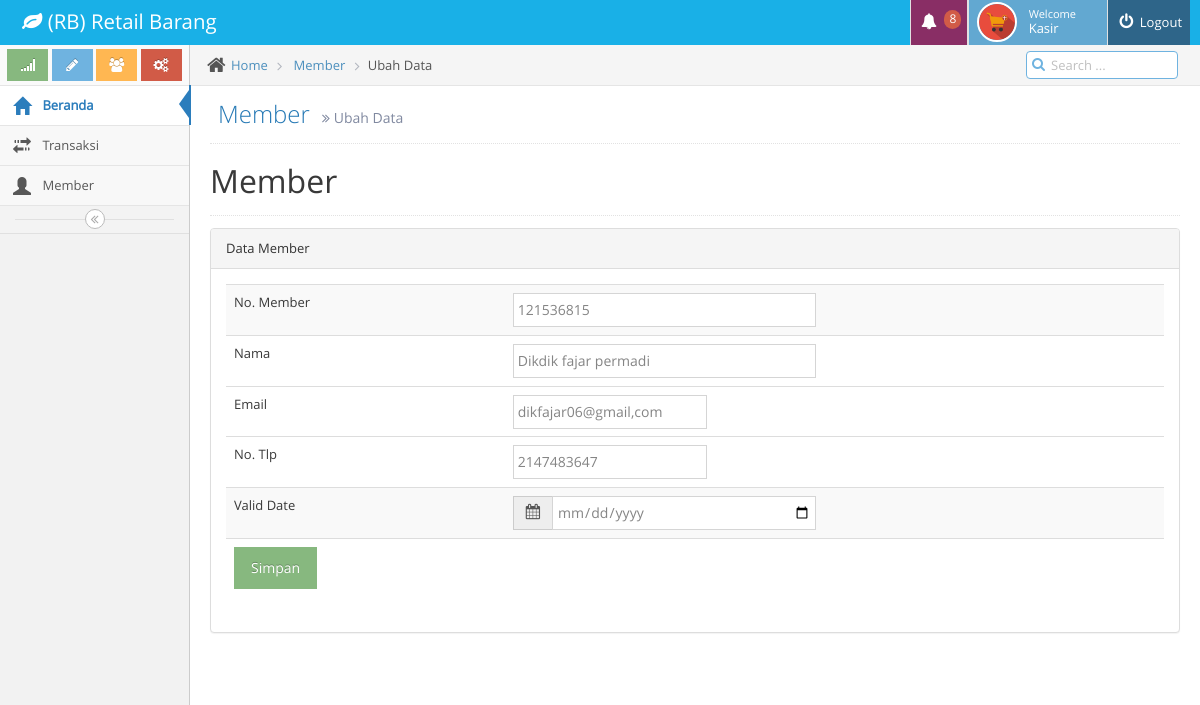
Screenshot of /member/edit/121536815 with the database file from the repository.
### tables this page shows
CREATE TABLE `member` (
  `member_no` int(20) NOT NULL,
  `email` varchar(30) NOT NULL,
  `nama` varchar(30) NOT NULL,
  `no_telepon` int(11) NOT NULL,
  `valid_date` date NOT NULL
);

### application/controllers/member.php (called while the page is built, shortened)
<?php
class Member extends CI_Controller {
    function __construct() {
        $this->load->model('m_member');
        $this->load->helper('url');
    }
    function edit($member_no) {
        $where = array('member_no' => $member_no);
        $data['member'] = $this->m_member->edit_data($where, 'member')->result();
        $this->load->view('member/vedit', $data);
    }
}

### index.php (called while the page is built, shortened)
<?php
require_once BASEPATH.'core/CodeIgniter.php';

### application/models/m_member.php (called while the page is built, shortened)
<?php
class M_member extends CI_Model {
    function edit_data($where, $table) {
        return $this->db->get_where($table, $where);
    }
}

### application/views/member/vedit.php (the view, shortened to what this page needs)
<div class="main-content">
    <div class="main-content-inner">
        <div class="breadcrumbs ace-save-state" id="breadcrumbs">
            <ul class="breadcrumb">
                <li>
                    <i class="ace-icon fa fa-home home-icon"></i>
                    <a href="<?= base_url("welcome/home"); ?>">Home</a>
                </li>
                <li>
                    <a href="<?= base_url("member/vmember"); ?>">Member</a>
                </li>
                <li class="active">Ubah Data</li>
            </ul>
            <div class="nav-search" id="nav-search">
                <form class="form-search">
                    <span class="input-icon">
                        <input type="text" placeholder="Search ..." class="nav-search-input" id="nav-search-input" autocomplete="off" />
                        <i class="ace-icon fa fa-search nav-search-icon"></i>
                    </span>
                </form>
            </div>
        </div>
        <div class="page-content">
            <div class="page-header">
                <h1>
                    Member
                    <small>
                        <i class="ace-icon fa fa-angle-double-right"></i>
                        Ubah Data
                    </small>
                </h1>
            </div>
            <div class="row">
                <div class="col-xs-12">
                    <div class="row">
                        <div class="col-xs-12">
                            <h1 class="page-header">Member</h1>
                        </div>
                    </div>
                    <div class="row">
                        <div class="col-lg-12">
                            <div class="panel panel-default">
                                <div class="panel-heading">
                                    Data Member
                                </div>
                                <div class="panel-body">
                                    <?php foreach ($member as $u) { ?>
                                        <form action="<?= base_url("member/update"); ?>" method="post">
                                            <table class="table table-striped">
                                                <tr>
                                                    <td>No. Member</td>
                                                    <td>
                                                        <div class="col-sm-6">
                                                            <input type="text" name="member_no" class="form-control" value="<?php echo $u->member_no ?>">
                                                        </div>
                                                    </td>
                                                </tr>
                                                <tr>
                                                    <td>Nama</td>
                                                    <td>
                                                        <div class="col-sm-6">
                                                            <input type="text" name="nama" class="form-control" value="<?php echo $u->nama ?>">
                                                        </div>
                                                    </td>
                                                </tr>
                                                <tr>
                                                    <td>Email</td>
                                                    <td>
                                                        <div class="col-sm-4">
                                                            <input type="text" name="email" class="form-control" value="<?php echo $u->email ?>">
                                                        </div>
                                                    </td>
                                                </tr>
                                                <tr>
                                                <tr>
                                                    <td>No. Tlp</td>
                                                    <td>
                                                        <div class="col-sm-4">
                                                            <input type="text" name="no_telepon" class="form-control" value="<?php echo $u->no_telepon ?>">
                                                        </div>
                                                    </td>
                                                </tr>
                                                <tr>
                                                    <td>Valid Date</td>
                                                    <td>
                                                        <div class="col-sm-6">
                                                            <div class="input-group">
                                                                <span class="input-group-addon">
                                                                    <i class="fa fa-calendar bigger-110"></i>
                                                                </span>
                                                                <input type="date" name="valid_date" class="form-control" id="id-date-range-picker-1">
                                                            </div>
                                                        </div>
                                                    </td>
                                                </tr>
                                                <tr>
                                                    <td colspan="2">
                                                        <input type="submit" class="btn btn-success" value="Simpan">
                                                    </td>
                                                </tr>
                                            </table>
                                        </form>
                                    <?php } ?>
                                </div>
                            </div>
                        </div>

### rows the page displays
member: member_no "121536815", nama "Dikdik fajar permadi", email "dikfajar06@gmail,com", no_telepon "2147483647"
